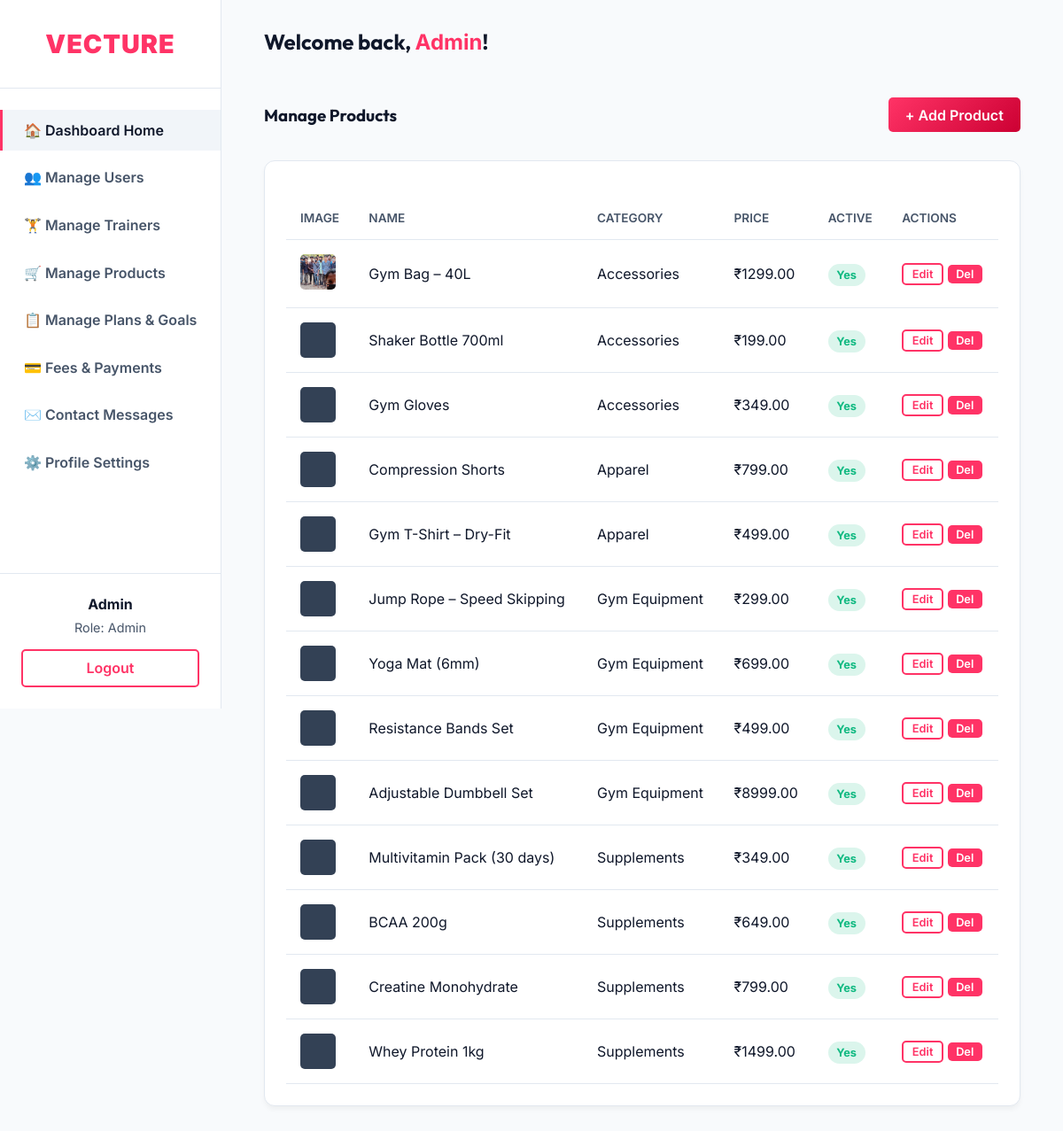
Page /dashboard/admin/products/ (signed in) on the committed database.
### accounts/models.py (models this page shows, shortened)
class User(AbstractUser):
    ROLE_CHOICES = (
        ('admin', 'Admin'),
        ('trainer', 'Trainer'),
        ('member', 'Member'),
    )
    MEMBER_TYPE_CHOICES = (
        ('online', 'Online'),
        ('offline', 'Offline'),
    )
    role = models.CharField(max_length=20, choices=ROLE_CHOICES, default='member')
    member_type = models.CharField(max_length=20, choices=MEMBER_TYPE_CHOICES, blank=True, null=True)
    phone_no = models.CharField(max_length=20, blank=True, null=True)

### shop/models.py (models this page shows, shortened)
class Product(models.Model):
    category = models.ForeignKey(Category, on_delete=models.SET_NULL, null=True)
    name = models.CharField(max_length=200)
    description = models.TextField()
    price = models.DecimalField(max_digits=10, decimal_places=2)
    image = models.ImageField(upload_to='products/', blank=True, null=True)
    is_active = models.BooleanField(default=True)

class Category(models.Model):
    name = models.CharField(max_length=100)

### dashboard/views.py (the view)
# urls.py: path('admin/products/', views.admin_products, name='admin_products'),
@login_required
def admin_products(request):
    if not (request.user.is_superuser or request.user.role == 'admin'):
        return redirect('core:home')
    products = Product.objects.all().order_by('-id')
    categories = Category.objects.all()
    return render(request, 'dashboard/admin/products/list.html', {'products': products, 'categories': categories})

### templates/dashboard/admin/products/list.html (shortened to what this page needs)
{% extends 'dashboard/base_dashboard.html' %}
{% block dashboard_content %}
<div class="topbar" style="margin-bottom: 2rem;">
    <h3 style="margin-bottom: 0;">Manage Products</h3>
    <a href="{% url 'dashboard:admin_products_add' %}" class="btn">+ Add Product</a>
</div>
<div class="card">
    <div class="table-responsive">
        <table>
            <thead>
                <tr>
                    <th>Image</th>
                    <th>Name</th>
                    <th>Category</th>
                    <th>Price</th>
                    <th>Active</th>
                    <th>Actions</th>
                </tr>
            </thead>
            <tbody>
                {% for product in products %}
                <tr>
                    <td>
                        {% if product.image %}
                        <img src="{{ product.image.url }}" width="40" height="40" style="border-radius: 5px; object-fit: cover;">
                        {% else %}
                        <div style="width: 40px; height: 40px; background: #334155; border-radius: 5px;"></div>
                        {% endif %}
                    </td>
                    <td>{{ product.name }}</td>
                    <td>{{ product.category.name|default:"-" }}</td>
                    <td>&#8377;{{ product.price }}</td>
                    <td>
                        {% if product.is_active %}<span class="badge bg-success">Yes</span>{% else %}<span class="badge bg-danger">No</span>{% endif %}
                    </td>
                    <td>
                        <a href="{% url 'dashboard:admin_products_edit' product.id %}" class="btn btn-outline" style="padding: 0.2rem 0.6rem; font-size: 0.8rem;">Edit</a>
                        <form method="POST" action="{% url 'dashboard:admin_products_delete' product.id %}" style="display:inline;" onsubmit="return confirm('Are you sure you want to delete this product?');">
                            <button type="submit" class="btn" style="padding: 0.2rem 0.6rem; font-size: 0.8rem; background: var(--primary); border: none; cursor: pointer;">Del</button>
                        </form>
                    </td>
                </tr>
                {% empty %}
                <tr><td colspan="6" style="text-align: center;">No products found.</td></tr>
                {% endfor %}
            </tbody>
        </table>
    </div>
</div>
{% endblock %}

### templates/dashboard/base_dashboard.html (shortened to what this page needs)
<!DOCTYPE html>
<html lang="en">
<head>
</head>
<body>
    <nav class="sidebar">
        <div class="sidebar-header">
            <a href="{% url 'core:home' %}" class="brand">Vecture</a>
        </div>
        <ul class="sidebar-menu" id="sidebarMenu">
            <li><a href="{% url 'dashboard:dashboard_home' %}" class="active">🏠 Dashboard Home</a></li>
            {% if user.role == 'admin' or user.is_superuser %}
                <li><a href="{% url 'dashboard:admin_users' %}">👥 Manage Users</a></li>
                <li><a href="{% url 'dashboard:admin_trainers' %}">🏋️ Manage Trainers</a></li>
                <li><a href="{% url 'dashboard:admin_products' %}">🛒 Manage Products</a></li>
                <li><a href="{% url 'dashboard:admin_plans' %}">📋 Manage Plans & Goals</a></li>
                <li><a href="{% url 'dashboard:admin_payments' %}">💳 Fees & Payments</a></li>
                <li><a href="{% url 'dashboard:admin_messages' %}">✉️ Contact Messages</a></li>
            {% endif %}
            {% if user.role == 'admin' or user.is_superuser %}
                <li><a href="{% url 'dashboard:admin_profile' %}">⚙️ Profile Settings</a></li>
            {% elif user.role == 'trainer' %}
                <li><a href="{% url 'dashboard:trainer_profile' %}">⚙️ Profile Settings</a></li>
            {% elif user.role == 'member' %}
                <li><a href="{% url 'dashboard:member_profile' %}">⚙️ Profile Settings</a></li>
            {% endif %}
        </ul>
        <div class="user-info" id="sidebarUserInfo">
            <p style="font-weight: bold; margin-bottom: 0.5rem;">{{ user.username|title }}</p>
            <p style="color: var(--text-muted); font-size: 0.9rem; margin-bottom: 1rem;">Role: {{ user.get_role_display }}</p>
            <a href="{% url 'accounts:logout' %}" class="btn btn-outline" style="width: 100%; display:block; text-align:center;">Logout</a>
        </div>
    </nav>
    <main class="main-content">
        <div class="topbar">
            <h2>Welcome back, <span style="color: var(--primary);">{{ user.username|title }}</span>!</h2>
        </div>
        {% block dashboard_content %}{% endblock %}
    </main>
</body>
</html>

### templates/dashboard/base_dashboard.html (style rules this page uses)
:root { --primary: #FF3366; --primary-dark: #cc0033; --bg-dark: #f8fafc; --bg-card: #ffffff; --bg-hover: #f1f5f9; --text-light: #0f172a; --text-muted: #475569; --border: #e2e8f0; --sidebar-width: 250px; }
* { margin: 0; padding: 0; box-sizing: border-box; font-family: 'Inter', sans-serif; }
body { background-color: var(--bg-dark); color: var(--text-light); display: flex; min-height: 100vh; }
h1, h2, h3, h4 { font-family: 'Outfit', sans-serif; }
.sidebar { width: var(--sidebar-width); background-color: var(--bg-card); border-right: 1px solid var(--border); display: flex; flex-direction: column; position: fixed; height: 100vh; overflow-y: auto; z-index: 100; }
.sidebar-header { padding: 2rem 1.5rem; text-align: center; border-bottom: 1px solid var(--border); }
.sidebar-header .brand { font-size: 1.8rem; color: var(--primary); text-decoration: none; font-weight: 900; letter-spacing: 1px; text-transform: uppercase; }
.sidebar-menu { list-style: none; flex-grow: 1; padding: 1.5rem 0; }
.sidebar-menu li { margin-bottom: 0.5rem; }
.sidebar-menu a { display: block; padding: 0.8rem 1.5rem; color: var(--text-muted); text-decoration: none; font-weight: 600; transition: all 0.3s; border-left: 3px solid transparent; }
.sidebar-menu a:hover, .sidebar-menu a.active { color: var(--text-light); background-color: var(--bg-hover); border-left-color: var(--primary); }
.user-info { padding: 1.5rem; border-top: 1px solid var(--border); text-align: center; }
.main-content { flex-grow: 1; margin-left: var(--sidebar-width); padding: 2rem 3rem; overflow-y: auto; width: 100%; }
.topbar { display: flex; justify-content: space-between; align-items: center; margin-bottom: 3rem; }
.card { background: var(--bg-card); border-radius: 12px; padding: 1.5rem; border: 1px solid var(--border); box-shadow: 0 4px 6px -1px rgba(0, 0, 0, 0.05); margin-bottom: 1.5rem; }
.btn { background: linear-gradient(135deg, var(--primary), var(--primary-dark)); color: white; padding: 0.6rem 1.2rem; border-radius: 5px; text-decoration: none; font-weight: 600; border: none; cursor: pointer; transition: transform 0.3s, box-shadow 0.3s; display: inline-flex; align-items: center; justify-content: center; }
.btn-outline { background: transparent; border: 2px solid var(--primary); color: var(--primary); }
.table-responsive { overflow-x: auto; width: 100%; }
table { width: 100%; border-collapse: collapse; margin-top: 1rem; }
th, td { padding: 1rem; text-align: left; border-bottom: 1px solid var(--border); }
th { color: var(--text-muted); font-weight: 600; text-transform: uppercase; font-size: 0.85rem; }
.badge { padding: 0.3rem 0.6rem; border-radius: 20px; font-size: 0.8rem; font-weight: bold; }
.bg-success { background: rgba(16, 185, 129, 0.15); color: #10b981; }

### rows in the picture
User: username "Admin", role "Admin"
Product: image (picture), name "Gym Bag – 40L", category.name "Accessories", price "1299.00", is_active "Yes"
Product: name "Shaker Bottle 700ml", category.name "Accessories", price "199.00", is_active "Yes"
Product: name "Gym Gloves", category.name "Accessories", price "349.00", is_active "Yes"
Product: name "Compression Shorts", category.name "Apparel", price "799.00", is_active "Yes"
Product: name "Gym T-Shirt – Dry-Fit", category.name "Apparel", price "499.00", is_active "Yes"
Product: name "Jump Rope – Speed Skipping", category.name "Gym Equipment", price "299.00", is_active "Yes"
Product: name "Yoga Mat (6mm)", category.name "Gym Equipment", price "699.00", is_active "Yes"
Product: name "Resistance Bands Set", category.name "Gym Equipment", price "499.00", is_active "Yes"
Product: name "Adjustable Dumbbell Set", category.name "Gym Equipment", price "8999.00", is_active "Yes"
Product: name "Multivitamin Pack (30 days)", category.name "Supplements", price "349.00", is_active "Yes"
Product: name "BCAA 200g", category.name "Supplements", price "649.00", is_active "Yes"
Product: name "Creatine Monohydrate", category.name "Supplements", price "799.00", is_active "Yes"
Product: name "Whey Protein 1kg", category.name "Supplements", price "1499.00", is_active "Yes"
